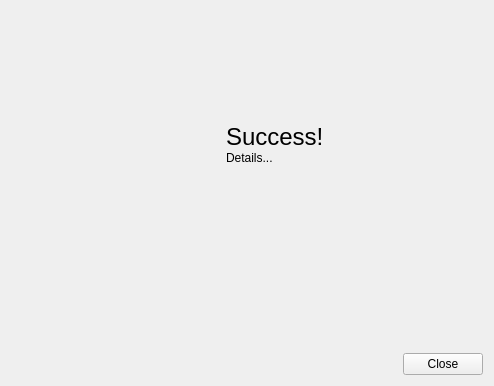
<?xml version="1.0" encoding="UTF-8"?>
<ui version="4.0">
 <class>Form</class>
 <widget class="QWidget" name="Form">
  <property name="geometry">
   <rect>
    <x>0</x>
    <y>0</y>
    <width>494</width>
    <height>386</height>
   </rect>
  </property>
  <property name="windowTitle">
   <string>Form</string>
  </property>
  <layout class="QVBoxLayout" name="verticalLayout_4" stretch="1,1,1,0">
   <item>
    <spacer name="verticalSpacer_2">
     <property name="orientation">
      <enum>Qt::Vertical</enum>
     </property>
     <property name="sizeHint" stdset="0">
      <size>
       <width>20</width>
       <height>97</height>
      </size>
     </property>
    </spacer>
   </item>
   <item>
    <layout class="QHBoxLayout" name="horizontalLayout" stretch="1,0,1,1">
     <item>
      <spacer name="horizontalSpacer">
       <property name="orientation">
        <enum>Qt::Horizontal</enum>
       </property>
       <property name="sizeHint" stdset="0">
        <size>
         <width>40</width>
         <height>20</height>
        </size>
       </property>
      </spacer>
     </item>
     <item>
      <layout class="QVBoxLayout" name="verticalLayout_2">
       <item>
        <widget class="QLabel" name="status_icon">
         <property name="minimumSize">
          <size>
           <width>80</width>
           <height>80</height>
          </size>
         </property>
         <property name="maximumSize">
          <size>
           <width>80</width>
           <height>80</height>
          </size>
         </property>
         <property name="baseSize">
          <size>
           <width>32</width>
           <height>32</height>
          </size>
         </property>
         <property name="text">
          <string/>
         </property>
         <property name="pixmap">
          <pixmap resource="resources.qrc">:/res/success.png</pixmap>
         </property>
         <property name="scaledContents">
          <bool>false</bool>
         </property>
         <property name="alignment">
          <set>Qt::AlignCenter</set>
         </property>
        </widget>
       </item>
       <item>
        <spacer name="verticalSpacer">
         <property name="orientation">
          <enum>Qt::Vertical</enum>
         </property>
         <property name="sizeHint" stdset="0">
          <size>
           <width>20</width>
           <height>40</height>
          </size>
         </property>
        </spacer>
       </item>
      </layout>
     </item>
     <item>
      <layout class="QVBoxLayout" name="verticalLayout_3" stretch="0,1">
       <property name="spacing">
        <number>0</number>
       </property>
       <item>
        <widget class="QLabel" name="status_title">
         <property name="styleSheet">
          <string notr="true">#status_title {
font-size: 24px;
}</string>
         </property>
         <property name="text">
          <string>Success!</string>
         </property>
        </widget>
       </item>
       <item>
        <widget class="QLabel" name="status_details">
         <property name="text">
          <string>Details...</string>
         </property>
         <property name="alignment">
          <set>Qt::AlignLeading|Qt::AlignLeft|Qt::AlignTop</set>
         </property>
         <property name="wordWrap">
          <bool>false</bool>
         </property>
        </widget>
       </item>
      </layout>
     </item>
     <item>
      <spacer name="horizontalSpacer_2">
       <property name="orientation">
        <enum>Qt::Horizontal</enum>
       </property>
       <property name="sizeHint" stdset="0">
        <size>
         <width>40</width>
         <height>20</height>
        </size>
       </property>
      </spacer>
     </item>
    </layout>
   </item>
   <item>
    <spacer name="verticalSpacer_3">
     <property name="orientation">
      <enum>Qt::Vertical</enum>
     </property>
     <property name="sizeHint" stdset="0">
      <size>
       <width>20</width>
       <height>97</height>
      </size>
     </property>
    </spacer>
   </item>
   <item>
    <layout class="QHBoxLayout" name="horizontalLayout_2">
     <item>
      <spacer name="horizontalSpacer_3">
       <property name="orientation">
        <enum>Qt::Horizontal</enum>
       </property>
       <property name="sizeHint" stdset="0">
        <size>
         <width>40</width>
         <height>20</height>
        </size>
       </property>
      </spacer>
     </item>
     <item>
      <widget class="QPushButton" name="close_btn">
       <property name="text">
        <string>Close</string>
       </property>
      </widget>
     </item>
    </layout>
   </item>
  </layout>
 </widget>
 <resources>
  <include location="resources.qrc"/>
  <include location="../../../../../../Developer/Applications/Qt/resources.qrc"/>
 </resources>
 <connections/>
</ui>
